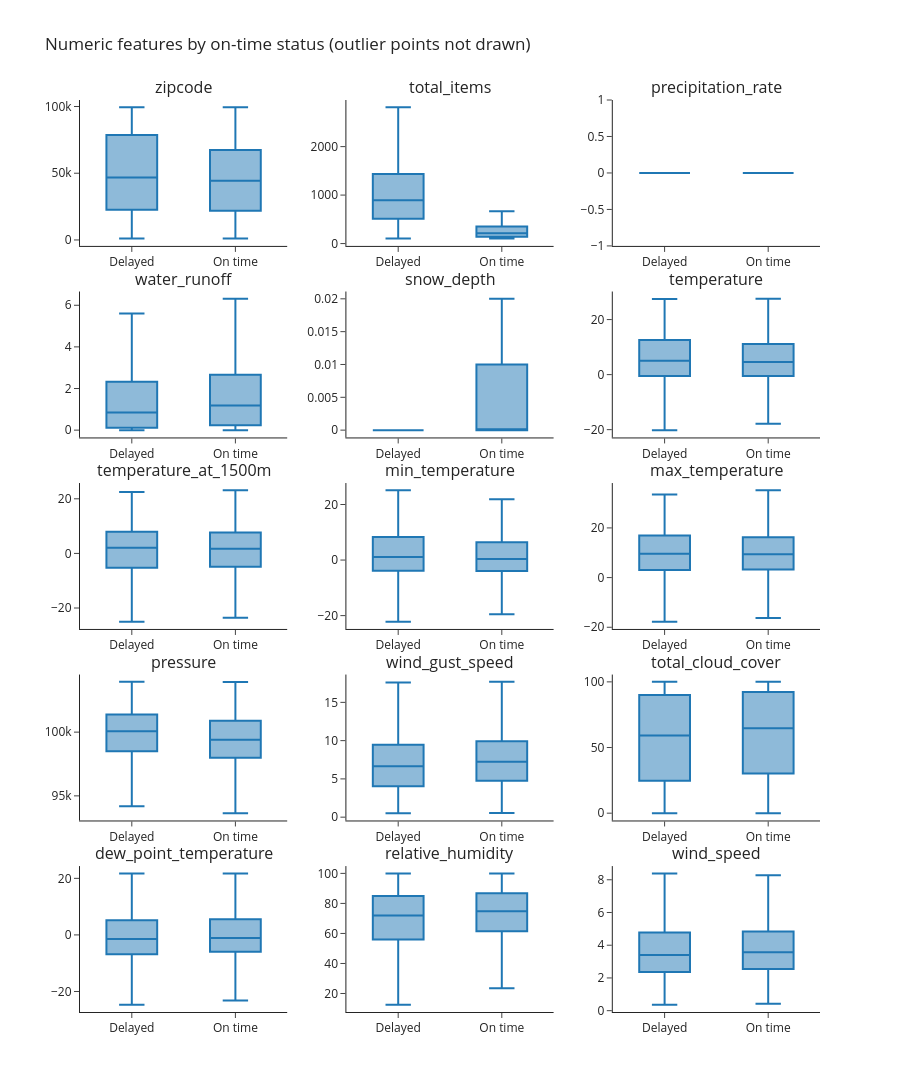

Notebook source saved alongside this figure:
### Markdown cell above
## Target Variable Relationships

### Numeric Features vs Target Variable

Box plots compare the distribution of each feature for delayed and on-time deliveries. As with the histograms, we compute the box statistics ourselves (quartiles, and whiskers that end at the most extreme value within 1.5 IQR of the box) and pass only those numbers to Plotly. Outlier points beyond the whiskers are not drawn; the IQR outlier counts later in this notebook show how many there are.

### Code cell
def box_stats(values):
    """Quartiles and 1.5 IQR whiskers, as a standard box plot draws them."""
    q1, median, q3 = values.quantile([0.25, 0.5, 0.75])
    iqr = q3 - q1
    lower = values[values >= q1 - 1.5 * iqr].min()
    upper = values[values <= q3 + 1.5 * iqr].max()
    return q1, median, q3, lower, upper


statuses = ["Delayed", "On time"]
n_cols = 3
n_rows = int(np.ceil(len(numeric_features) / n_cols))

fig = make_subplots(
    rows=n_rows,
    cols=n_cols,
    subplot_titles=numeric_features,
    vertical_spacing=0.05,
    horizontal_spacing=0.08,
)
for i, feature in enumerate(numeric_features):
    for status in statuses:
        q1, median, q3, lower, upper = box_stats(
            df.loc[df["classification_ontime"] == status, feature]
        )
        fig.add_trace(
            go.Box(
                x=[status],
                q1=[q1],
                median=[median],
                q3=[q3],
                lowerfence=[lower],
                upperfence=[upper],
                name=status,
                marker_color=px.colors.qualitative.D3[0],
                showlegend=False,
            ),
            row=i // n_cols + 1,
            col=i % n_cols + 1,
        )

fig.update_layout(
    height=1400,
    title="Numeric features by on-time status (outlier points not drawn)",
    template="simple_white",
)
fig.show()

### Figure 1 — Plotly figure (JSON) as saved in the notebook; plotly's stock layout.template omitted (floating-point values rounded to 4 significant figures)
{"data": [{"lowerfence": [1001], "marker": {"color": "#1F77B4"}, "median": [46820.0], "name": "Delayed", "q1": [22610.0], "q3": [78720.0], "showlegend": false, "type": "box", "upperfence": [99403], "x": ["Delayed"], "xaxis": "x", "yaxis": "y"}, {"lowerfence": [1001], "marker": {"color": "#1F77B4"}, "median": [44300.0], "name": "On time", "q1": [21840.0], "q3": [67360.0], "showlegend": false, "type": "box", "upperfence": [99362], "x": ["On time"], "xaxis": "x", "yaxis": "y"}, {"lowerfence": [102.0], "marker": {"color": "#1F77B4"}, "median": [895.0], "name": "Delayed", "q1": [514.0], "q3": [1433.0], "showlegend": false, "type": "box", "upperfence": [2811.0], "x": ["Delayed"], "xaxis": "x2", "yaxis": "y2"}, {"lowerfence": [102.0], "marker": {"color": "#1F77B4"}, "median": [214.0], "name": "On time", "q1": [143.0], "q3": [352.0], "showlegend": false, "type": "box", "upperfence": [665.0], "x": ["On time"], "xaxis": "x2", "yaxis": "y2"}, {"lowerfence": [0.0], "marker": {"color": "#1F77B4"}, "median": [0.0], "name": "Delayed", "q1": [0.0], "q3": [0.0], "showlegend": false, "type": "box", "upperfence": [0.0], "x": ["Delayed"], "xaxis": "x3", "yaxis": "y3"}, {"lowerfence": [0.0], "marker": {"color": "#1F77B4"}, "median": [0.0], "name": "On time", "q1": [0.0], "q3": [0.0], "showlegend": false, "type": "box", "upperfence": [0.0], "x": ["On time"], "xaxis": "x3", "yaxis": "y3"}, {"lowerfence": [0.0], "marker": {"color": "#1F77B4"}, "median": [0.85], "name": "Delayed", "q1": [0.12], "q3": [2.32], "showlegend": false, "type": "box", "upperfence": [5.61], "x": ["Delayed"], "xaxis": "x4", "yaxis": "y4"}, {"lowerfence": [0.0], "marker": {"color": "#1F77B4"}, "median": [1.18], "name": "On time", "q1": [0.23], "q3": [2.667], "showlegend": false, "type": "box", "upperfence": [6.31], "x": ["On time"], "xaxis": "x4", "yaxis": "y4"}, {"lowerfence": [0.0], "marker": {"color": "#1F77B4"}, "median": [0.0], "name": "Delayed", "q1": [0.0], "q3": [0.0], "showlegend": false, "type": "box", "upperfence": [0.0], "x": ["Delayed"], "xaxis": "x5", "yaxis": "y5"}, {"lowerfence": [0.0], "marker": {"color": "#1F77B4"}, "median": [0.0], "name": "On time", "q1": [0.0], "q3": [0.01], "showlegend": false, "type": "box", "upperfence": [0.02], "x": ["On time"], "xaxis": "x5", "yaxis": "y5"}, {"lowerfence": [-20.18], "marker": {"color": "#1F77B4"}, "median": [5.07], "name": "Delayed", "q1": [-0.5], "q3": [12.62], "showlegend": false, "type": "box", "upperfence": [27.43], "x": ["Delayed"], "xaxis": "x6", "yaxis": "y6"}, {"lowerfence": [-17.86], "marker": {"color": "#1F77B4"}, "median": [4.56], "name": "On time", "q1": [-0.4775], "q3": [11.13], "showlegend": false, "type": "box", "upperfence": [27.54], "x": ["On time"], "xaxis": "x6", "yaxis": "y6"}, {"lowerfence": [-25.0], "marker": {"color": "#1F77B4"}, "median": [2.06], "name": "Delayed", "q1": [-5.258], "q3": [7.97], "showlegend": false, "type": "box", "upperfence": [22.52], "x": ["Delayed"], "xaxis": "x7", "yaxis": "y7"}, {"lowerfence": [-23.61], "marker": {"color": "#1F77B4"}, "median": [1.73], "name": "On time", "q1": [-4.93], "q3": [7.63], "showlegend": false, "type": "box", "upperfence": [23.1], "x": ["On time"], "xaxis": "x7", "yaxis": "y7"}, {"lowerfence": [-22.18], "marker": {"color": "#1F77B4"}, "median": [1.135], "name": "Delayed", "q1": [-3.89], "q3": [8.32], "showlegend": false, "type": "box", "upperfence": [25.1], "x": ["Delayed"], "xaxis": "x8", "yaxis": "y8"}, {"lowerfence": [-19.5], "marker": {"color": "#1F77B4"}, "median": [0.37], "name": "On time", "q1": [-3.94], "q3": [6.44], "showlegend": false, "type": "box", "upperfence": [21.89], "x": ["On time"], "xaxis": "x8", "yaxis": "y8"}, {"lowerfence": [-17.75], "marker": {"color": "#1F77B4"}, "median": [9.63], "name": "Delayed", "q1": [3.05], "q3": [16.95], "showlegend": false, "type": "box", "upperfence": [33.42], "x": ["Delayed"], "xaxis": "x9", "yaxis": "y9"}, {"lowerfence": [-16.29], "marker": {"color": "#1F77B4"}, "median": [9.36], "name": "On time", "q1": [3.24], "q3": [16.29], "showlegend": false, "type": "box", "upperfence": [35.13], "x": ["On time"], "xaxis": "x9", "yaxis": "y9"}, {"lowerfence": [94190.0], "marker": {"color": "#1F77B4"}, "median": [100100.0], "name": "Delayed", "q1": [98500.0], "q3": [101400.0], "showlegend": false, "type": "box", "upperfence": [103900.0], "x": ["Delayed"], "xaxis": "x10", "yaxis": "y10"}, {"lowerfence": [93640.0], "marker": {"color": "#1F77B4"}, "median": [99410.0], "name": "On time", "q1": [97990.0], "q3": [100900.0], "showlegend": false, "type": "box", "upperfence": [103900.0], "x": ["On time"], "xaxis": "x10", "yaxis": "y10"}, {"lowerfence": [0.52], "marker": {"color": "#1F77B4"}, "median": [6.64], "name": "Delayed", "q1": [4.05], "q3": [9.47], "showlegend": false, "type": "box", "upperfence": [17.6], "x": ["Delayed"], "xaxis": "x11", "yaxis": "y11"}, {"lowerfence": [0.54], "marker": {"color": "#1F77B4"}, "median": [7.24], "name": "On time", "q1": [4.76], "q3": [9.93], "showlegend": false, "type": "box", "upperfence": [17.68], "x": ["On time"], "xaxis": "x11", "yaxis": "y11"}, {"lowerfence": [0.0], "marker": {"color": "#1F77B4"}, "median": [59.2], "name": "Delayed", "q1": [24.7], "q3": [90.0], "showlegend": false, "type": "box", "upperfence": [100.0], "x": ["Delayed"], "xaxis": "x12", "yaxis": "y12"}, {"lowerfence": [0.0], "marker": {"color": "#1F77B4"}, "median": [64.7], "name": "On time", "q1": [30.2], "q3": [92.2], "showlegend": false, "type": "box", "upperfence": [100.0], "x": ["On time"], "xaxis": "x12", "yaxis": "y12"}, {"lowerfence": [-24.67], "marker": {"color": "#1F77B4"}, "median": [-1.41], "name": "Delayed", "q1": [-6.79], "q3": [5.23], "showlegend": false, "type": "box", "upperfence": [21.76], "x": ["Delayed"], "xaxis": "x13", "yaxis": "y13"}, {"lowerfence": [-23.22], "marker": {"color": "#1F77B4"}, "median": [-1.07], "name": "On time", "q1": [-5.95], "q3": [5.578], "showlegend": false, "type": "box", "upperfence": [21.68], "x": ["On time"], "xaxis": "x13", "yaxis": "y13"}, {"lowerfence": [12.53], "marker": {"color": "#1F77B4"}, "median": [71.87], "name": "Delayed", "q1": [55.95], "q3": [84.93], "showlegend": false, "type": "box", "upperfence": [100.0], "x": ["Delayed"], "xaxis": "x14", "yaxis": "y14"}, {"lowerfence": [23.5], "marker": {"color": "#1F77B4"}, "median": [74.86], "name": "On time", "q1": [61.4], "q3": [86.71], "showlegend": false, "type": "box", "upperfence": [99.97], "x": ["On time"], "xaxis": "x14", "yaxis": "y14"}, {"lowerfence": [0.3647], "marker": {"color": "#1F77B4"}, "median": [3.4], "name": "Delayed", "q1": [2.37], "q3": [4.779], "showlegend": false, "type": "box", "upperfence": [8.391], "x": ["Delayed"], "xaxis": "x15", "yaxis": "y15"}, {"lowerfence": [0.4162], "marker": {"color": "#1F77B4"}, "median": [3.57], "name": "On time", "q1": [2.544], "q3": [4.839], "showlegend": false, "type": "box", "upperfence": [8.278], "x": ["On time"], "xaxis": "x15", "yaxis": "y15"}], "layout": {"annotations": [{"font": {"size": 16}, "showarrow": false, "text": "zipcode", "x": 0.14, "xanchor": "center", "xref": "paper", "y": 1.0, "yanchor": "bottom", "yref": "paper"}, {"font": {"size": 16}, "showarrow": false, "text": "total_items", "x": 0.5, "xanchor": "center", "xref": "paper", "y": 1.0, "yanchor": "bottom", "yref": "paper"}, {"font": {"size": 16}, "showarrow": false, "text": "precipitation_rate", "x": 0.86, "xanchor": "center", "xref": "paper", "y": 1.0, "yanchor": "bottom", "yref": "paper"}, {"font": {"size": 16}, "showarrow": false, "text": "water_runoff", "x": 0.14, "xanchor": "center", "xref": "paper", "y": 0.79, "yanchor": "bottom", "yref": "paper"}, {"font": {"size": 16}, "showarrow": false, "text": "snow_depth", "x": 0.5, "xanchor": "center", "xref": "paper", "y": 0.79, "yanchor": "bottom", "yref": "paper"}, {"font": {"size": 16}, "showarrow": false, "text": "temperature", "x": 0.86, "xanchor": "center", "xref": "paper", "y": 0.79, "yanchor": "bottom", "yref": "paper"}, {"font": {"size": 16}, "showarrow": false, "text": "temperature_at_1500m", "x": 0.14, "xanchor": "center", "xref": "paper", "y": 0.58, "yanchor": "bottom", "yref": "paper"}, {"font": {"size": 16}, "showarrow": false, "text": "min_temperature", "x": 0.5, "xanchor": "center", "xref": "paper", "y": 0.58, "yanchor": "bottom", "yref": "paper"}, {"font": {"size": 16}, "showarrow": false, "text": "max_temperature", "x": 0.86, "xanchor": "center", "xref": "paper", "y": 0.58, "yanchor": "bottom", "yref": "paper"}, {"font": {"size": 16}, "showarrow": false, "text": "pressure", "x": 0.14, "xanchor": "center", "xref": "paper", "y": 0.37, "yanchor": "bottom", "yref": "paper"}, {"font": {"size": 16}, "showarrow": false, "text": "wind_gust_speed", "x": 0.5, "xanchor": "center", "xref": "paper", "y": 0.37, "yanchor": "bottom", "yref": "paper"}, {"font": {"size": 16}, "showarrow": false, "text": "total_cloud_cover", "x": 0.86, "xanchor": "center", "xref": "paper", "y": 0.37, "yanchor": "bottom", "yref": "paper"}, {"font": {"size": 16}, "showarrow": false, "text": "dew_point_temperature", "x": 0.14, "xanchor": "center", "xref": "paper", "y": 0.16, "yanchor": "bottom", "yref": "paper"}, {"font": {"size": 16}, "showarrow": false, "text": "relative_humidity", "x": 0.5, "xanchor": "center", "xref": "paper", "y": 0.16, "yanchor": "bottom", "yref": "paper"}, {"font": {"size": 16}, "showarrow": false, "text": "wind_speed", "x": 0.86, "xanchor": "center", "xref": "paper", "y": 0.16, "yanchor": "bottom", "yref": "paper"}], "height": 1400, "title": {"text": "Numeric features by on-time status (outlier points not drawn)"}, "xaxis": {"anchor": "y", "domain": [0.0, 0.28]}, "xaxis10": {"anchor": "y10", "domain": [0.0, 0.28]}, "xaxis11": {"anchor": "y11", "domain": [0.36, 0.64]}, "xaxis12": {"anchor": "y12", "domain": [0.72, 1.0]}, "xaxis13": {"anchor": "y13", "domain": [0.0, 0.28]}, "xaxis14": {"anchor": "y14", "domain": [0.36, 0.64]}, "xaxis15": {"anchor": "y15", "domain": [0.72, 1.0]}, "xaxis2": {"anchor": "y2", "domain": [0.36, 0.64]}, "xaxis3": {"anchor": "y3", "domain": [0.72, 1.0]}, "xaxis4": {"anchor": "y4", "domain": [0.0, 0.28]}, "xaxis5": {"anchor": "y5", "domain": [0.36, 0.64]}, "xaxis6": {"anchor": "y6", "domain": [0.72, 1.0]}, "xaxis7": {"anchor": "y7", "domain": [0.0, 0.28]}, "xaxis8": {"anchor": "y8", "domain": [0.36, 0.64]}, "xaxis9": {"anchor": "y9", "domain": [0.72, 1.0]}, "yaxis": {"anchor": "x", "domain": [0.84, 1.0]}, "yaxis10": {"anchor": "x10", "domain": [0.21, 0.37]}, "yaxis11": {"anchor": "x11", "domain": [0.21, 0.37]}, "yaxis12": {"anchor": "x12", "domain": [0.21, 0.37]}, "yaxis13": {"anchor": "x13", "domain": [0.0, 0.16]}, "yaxis14": {"anchor": "x14", "domain": [0.0, 0.16]}, "yaxis15": {"anchor": "x15", "domain": [0.0, 0.16]}, "yaxis2": {"anchor": "x2", "domain": [0.84, 1.0]}, "yaxis3": {"anchor": "x3", "domain": [0.84, 1.0]}, "yaxis4": {"anchor": "x4", "domain": [0.63, 0.79]}, "yaxis5": {"anchor": "x5", "domain": [0.63, 0.79]}, "yaxis6": {"anchor": "x6", "domain": [0.63, 0.79]}, "yaxis7": {"anchor": "x7", "domain": [0.42, 0.58]}, "yaxis8": {"anchor": "x8", "domain": [0.42, 0.58]}, "yaxis9": {"anchor": "x9", "domain": [0.42, 0.58]}}}
